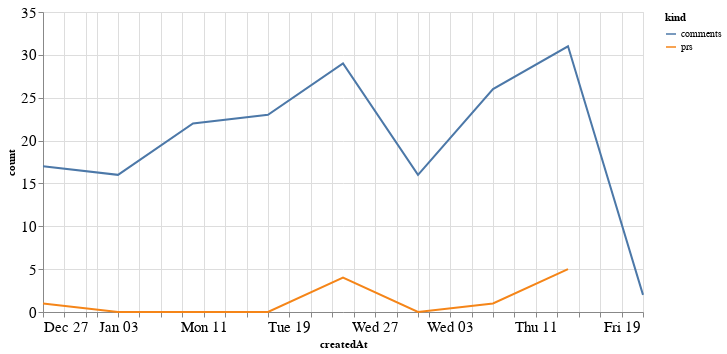

Notebook code cell kept with this figure:
### Code cell
alt.Chart(total_time, width=600).mark_line().encode(
    x='createdAt',
    y='count',
    color='kind'
)

### Figure 1 — Vega-Lite specification as saved in the notebook (floating-point values rounded to 4 significant figures)
{"config": {"axisLeft": {"labelFontSize": 15}, "axisBottom": {"labelFontSize": 15}}, "data": {"name": "data-2ec3f400a4fde84a27cbbedaaf04c6df"}, "mark": "line", "encoding": {"color": {"type": "nominal", "field": "kind"}, "x": {"type": "temporal", "field": "createdAt"}, "y": {"type": "quantitative", "field": "count"}}, "width": 600, "$schema": "https://vega.github.io/schema/vega-lite/v4.8.1.json", "datasets": {"data-2ec3f400a4fde84a27cbbedaaf04c6df": [{"createdAt": "2020-12-27T00:00:00", "kind": "prs", "count": 1.0}, {"createdAt": "2021-01-03T00:00:00", "kind": "prs", "count": 0.0}, {"createdAt": "2021-01-10T00:00:00", "kind": "prs", "count": 0.0}, {"createdAt": "2021-01-17T00:00:00", "kind": "prs", "count": 0.0}, {"createdAt": "2021-01-24T00:00:00", "kind": "prs", "count": 4.0}, {"createdAt": "2021-01-31T00:00:00", "kind": "prs", "count": 0.0}, {"createdAt": "2021-02-07T00:00:00", "kind": "prs", "count": 1.0}, {"createdAt": "2021-02-14T00:00:00", "kind": "prs", "count": 5.0}, {"createdAt": "2021-02-21T00:00:00", "kind": "prs", "count": null}, {"createdAt": "2020-12-27T00:00:00", "kind": "comments", "count": 17.0}, {"createdAt": "2021-01-03T00:00:00", "kind": "comments", "count": 16.0}, {"createdAt": "2021-01-10T00:00:00", "kind": "comments", "count": 22.0}, {"createdAt": "2021-01-17T00:00:00", "kind": "comments", "count": 23.0}, {"createdAt": "2021-01-24T00:00:00", "kind": "comments", "count": 29.0}, {"createdAt": "2021-01-31T00:00:00", "kind": "comments", "count": 16.0}, {"createdAt": "2021-02-07T00:00:00", "kind": "comments", "count": 26.0}, {"createdAt": "2021-02-14T00:00:00", "kind": "comments", "count": 31.0}, {"createdAt": "2021-02-21T00:00:00", "kind": "comments", "count": 2.0}]}}
